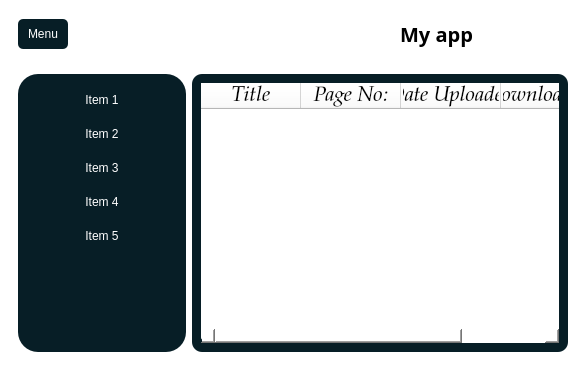
<?xml version="1.0" encoding="UTF-8"?>
<ui version="4.0">
 <class>MainWindow</class>
 <widget class="QMainWindow" name="MainWindow">
  <property name="geometry">
   <rect>
    <x>0</x>
    <y>0</y>
    <width>586</width>
    <height>370</height>
   </rect>
  </property>
  <property name="windowTitle">
   <string>MainWindow</string>
  </property>
  <property name="styleSheet">
   <string notr="true"/>
  </property>
  <widget class="QWidget" name="centralwidget">
   <property name="styleSheet">
    <string notr="true">* {
  border: none;
  background-color: transparent;
  color: #FFF; /* Specify a default color */
}

#centralwidget {
  background-color: white
;
}

#side_menu {
  background-color: #071e26;
  border-radius: 20px;
}

QPushButton {
  padding: 10px;
  background-color: #071e26;
  border-radius: 5px;
}

#main_body {
  background-color: #071e26;
  border-radius: 10px;
}
</string>
   </property>
   <layout class="QVBoxLayout" name="verticalLayout">
    <item alignment="Qt::AlignTop">
     <widget class="QFrame" name="header">
      <property name="minimumSize">
       <size>
        <width>0</width>
        <height>50</height>
       </size>
      </property>
      <property name="frameShape">
       <enum>QFrame::StyledPanel</enum>
      </property>
      <property name="frameShadow">
       <enum>QFrame::Raised</enum>
      </property>
      <layout class="QHBoxLayout" name="horizontalLayout_2">
       <property name="leftMargin">
        <number>0</number>
       </property>
       <property name="topMargin">
        <number>0</number>
       </property>
       <property name="rightMargin">
        <number>0</number>
       </property>
       <property name="bottomMargin">
        <number>0</number>
       </property>
       <item alignment="Qt::AlignLeft">
        <widget class="QFrame" name="frame">
         <property name="frameShape">
          <enum>QFrame::StyledPanel</enum>
         </property>
         <property name="frameShadow">
          <enum>QFrame::Raised</enum>
         </property>
         <layout class="QHBoxLayout" name="horizontalLayout_3">
          <item>
           <widget class="QPushButton" name="pushButton">
            <property name="minimumSize">
             <size>
              <width>0</width>
              <height>30</height>
             </size>
            </property>
            <property name="maximumSize">
             <size>
              <width>16777215</width>
              <height>30</height>
             </size>
            </property>
            <property name="text">
             <string>Menu</string>
            </property>
            <property name="icon">
             <iconset>
              <normaloff>:/icons/New folder/align-justify.svg</normaloff>:/icons/New folder/align-justify.svg</iconset>
            </property>
            <property name="iconSize">
             <size>
              <width>24</width>
              <height>24</height>
             </size>
            </property>
           </widget>
          </item>
         </layout>
        </widget>
       </item>
       <item>
        <widget class="QFrame" name="frame_3">
         <property name="frameShape">
          <enum>QFrame::StyledPanel</enum>
         </property>
         <property name="frameShadow">
          <enum>QFrame::Raised</enum>
         </property>
         <layout class="QVBoxLayout" name="verticalLayout_4">
          <item>
           <widget class="QLabel" name="label">
            <property name="font">
             <font>
              <family>Arial Black</family>
              <pointsize>15</pointsize>
              <weight>75</weight>
              <italic>false</italic>
              <bold>true</bold>
              <strikeout>false</strikeout>
             </font>
            </property>
            <property name="styleSheet">
             <string notr="true">color: black;</string>
            </property>
            <property name="text">
             <string>My app</string>
            </property>
            <property name="alignment">
             <set>Qt::AlignCenter</set>
            </property>
           </widget>
          </item>
         </layout>
        </widget>
       </item>
      </layout>
     </widget>
    </item>
    <item>
     <widget class="QFrame" name="frame_2">
      <property name="sizePolicy">
       <sizepolicy hsizetype="Preferred" vsizetype="Expanding">
        <horstretch>0</horstretch>
        <verstretch>0</verstretch>
       </sizepolicy>
      </property>
      <property name="frameShape">
       <enum>QFrame::StyledPanel</enum>
      </property>
      <property name="frameShadow">
       <enum>QFrame::Raised</enum>
      </property>
      <layout class="QHBoxLayout" name="horizontalLayout">
       <item>
        <widget class="QWidget" name="side_menu" native="true">
         <layout class="QVBoxLayout" name="verticalLayout_2">
          <item alignment="Qt::AlignTop">
           <widget class="QFrame" name="frame_4">
            <property name="minimumSize">
             <size>
              <width>150</width>
              <height>0</height>
             </size>
            </property>
            <property name="maximumSize">
             <size>
              <width>150</width>
              <height>16777215</height>
             </size>
            </property>
            <property name="frameShape">
             <enum>QFrame::StyledPanel</enum>
            </property>
            <property name="frameShadow">
             <enum>QFrame::Raised</enum>
            </property>
            <layout class="QVBoxLayout" name="verticalLayout_3">
             <property name="spacing">
              <number>0</number>
             </property>
             <property name="leftMargin">
              <number>0</number>
             </property>
             <property name="topMargin">
              <number>0</number>
             </property>
             <property name="rightMargin">
              <number>0</number>
             </property>
             <property name="bottomMargin">
              <number>0</number>
             </property>
             <item>
              <widget class="QPushButton" name="pushButton_2">
               <property name="styleSheet">
                <string notr="true"/>
               </property>
               <property name="text">
                <string>Item 1</string>
               </property>
               <property name="icon">
                <iconset>
                 <normaloff>:/icons/New folder/airplay.svg</normaloff>:/icons/New folder/airplay.svg</iconset>
               </property>
              </widget>
             </item>
             <item>
              <widget class="QPushButton" name="pushButton_3">
               <property name="text">
                <string>Item 2</string>
               </property>
               <property name="icon">
                <iconset>
                 <normaloff>:/icons/New folder/award.svg</normaloff>:/icons/New folder/award.svg</iconset>
               </property>
              </widget>
             </item>
             <item>
              <widget class="QPushButton" name="pushButton_4">
               <property name="text">
                <string>Item 3</string>
               </property>
               <property name="icon">
                <iconset>
                 <normaloff>:/icons/New folder/coffee.svg</normaloff>:/icons/New folder/coffee.svg</iconset>
               </property>
              </widget>
             </item>
             <item>
              <widget class="QPushButton" name="pushButton_5">
               <property name="text">
                <string>Item 4</string>
               </property>
               <property name="icon">
                <iconset>
                 <normaloff>:/icons/New folder/music.svg</normaloff>:/icons/New folder/music.svg</iconset>
               </property>
              </widget>
             </item>
             <item>
              <widget class="QPushButton" name="pushButton_6">
               <property name="text">
                <string>Item 5</string>
               </property>
               <property name="icon">
                <iconset>
                 <normaloff>:/icons/New folder/wifi.svg</normaloff>:/icons/New folder/wifi.svg</iconset>
               </property>
              </widget>
             </item>
            </layout>
           </widget>
          </item>
         </layout>
        </widget>
       </item>
       <item>
        <widget class="QFrame" name="main_body">
         <property name="sizePolicy">
          <sizepolicy hsizetype="Expanding" vsizetype="Preferred">
           <horstretch>0</horstretch>
           <verstretch>0</verstretch>
          </sizepolicy>
         </property>
         <property name="frameShape">
          <enum>QFrame::StyledPanel</enum>
         </property>
         <property name="frameShadow">
          <enum>QFrame::Raised</enum>
         </property>
         <layout class="QVBoxLayout" name="verticalLayout_5">
          <item>
           <widget class="QTableWidget" name="tableWidget">
            <property name="styleSheet">
             <string notr="true">background-color: rgb(255, 255, 255);

color:black;
border-radius:7px;
font-family: 'Istok Web'; 
</string>
            </property>
            <column>
             <property name="text">
              <string>Title</string>
             </property>
             <property name="font">
              <font>
               <family>Palatino Linotype</family>
               <pointsize>16</pointsize>
               <italic>true</italic>
              </font>
             </property>
            </column>
            <column>
             <property name="text">
              <string>Page No:</string>
             </property>
             <property name="font">
              <font>
               <family>Palatino Linotype</family>
               <pointsize>16</pointsize>
               <italic>true</italic>
              </font>
             </property>
            </column>
            <column>
             <property name="text">
              <string>Date Uploaded</string>
             </property>
             <property name="font">
              <font>
               <family>Palatino Linotype</family>
               <pointsize>16</pointsize>
               <italic>true</italic>
              </font>
             </property>
            </column>
            <column>
             <property name="text">
              <string>Download Files</string>
             </property>
             <property name="font">
              <font>
               <family>Palatino Linotype</family>
               <pointsize>16</pointsize>
               <italic>true</italic>
              </font>
             </property>
            </column>
           </widget>
          </item>
         </layout>
        </widget>
       </item>
      </layout>
      <zorder>main_body</zorder>
      <zorder>side_menu</zorder>
     </widget>
    </item>
   </layout>
  </widget>
 </widget>
 <resources>
  <include location="icons.qrc"/>
 </resources>
 <connections/>
</ui>
